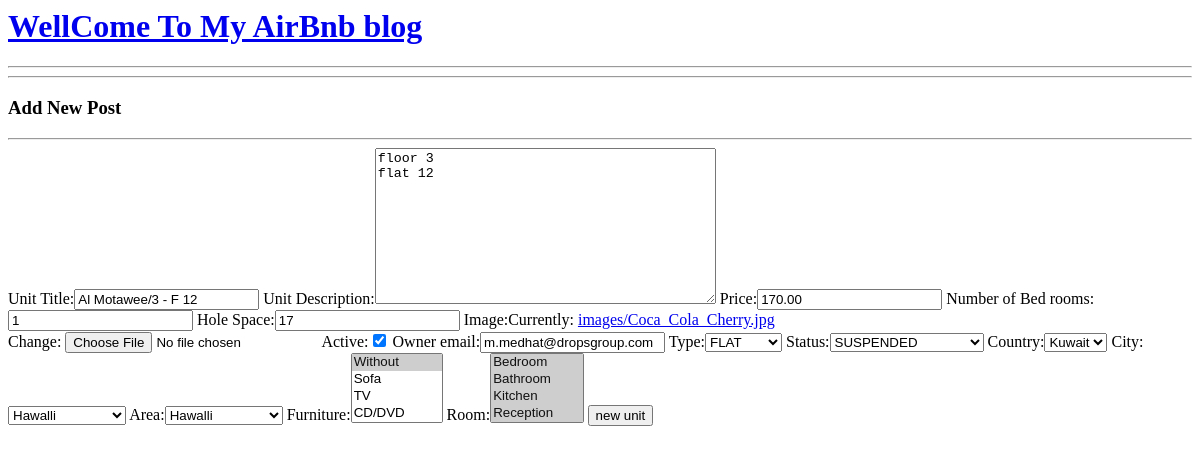
Before: /units/1/edit with the older database file.
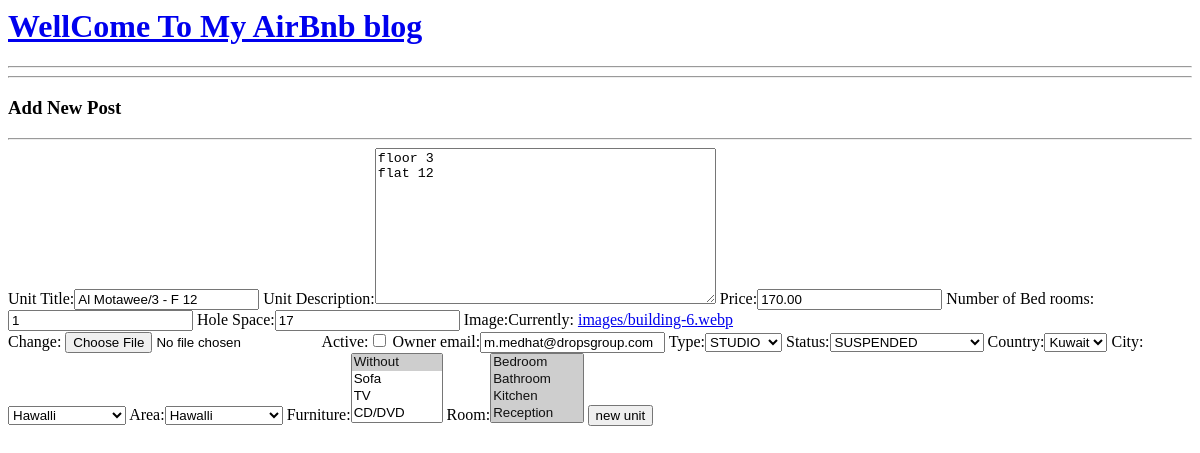
After: the same page with the newer database file.
### units/models.py (models this page shows, shortened)
class Unit(models.Model):
	title = models.CharField(max_length=60, verbose_name='Unit Title', unique=True ,) # Title
	description = models.TextField(max_length=500, verbose_name='Unit Description') # Description
	price = models.DecimalField(max_digits=10,decimal_places=2) # How much Price
	num_bedrooms = models.IntegerField( verbose_name='Number of Bed rooms') # Count of Closed Rooms
	hole_space = models.IntegerField( verbose_name='Hole Space') # Count of Closed Rooms
	image = models.ImageField(upload_to='images/') # Internal Images
	active = models.BooleanField(default=True) # Post Status
	owner_email = models.EmailField(default='m.medhat@dropsgroup.com') # Email
	type = models.CharField(choices=UNIT_TYPE , default='FLAT',max_length=20) # Unite Type
	status = models.CharField(choices=UNIT_STATUS , default='SUSPENDED',max_length=20) # Unite Status
	country = models.ForeignKey(Country, on_delete=models.CASCADE) # Country
	city = models.ForeignKey(City, on_delete=models.CASCADE) # City
	area = models.ForeignKey(Area, on_delete=models.CASCADE) # Area
	furniture = models.ManyToManyField(Furniture) # Furniture Type
	Room = models.ManyToManyField(Room) # Room Type
	created_at = models.DateTimeField(default=timezone.now) # Post Creation Date
	class Meta:
		verbose_name = 'Unit'
		verbose_name_plural = 'All Units'
		ordering = ('-active' ,'price' ,'title' ,)

class Country(models.Model):
	title = models.CharField(max_length=60, verbose_name='Country', )
	remarks = models.TextField(max_length=500, blank=True , null=True, verbose_name='Remarks') # Remarks
	def __str__(self):
		return self.title

class City(models.Model):
	title = models.CharField(max_length=60, verbose_name='City', )
	remarks = models.TextField(max_length=500, blank=True , null=True, verbose_name='Remarks') # Remarks
	def __str__(self):
		return self.title

class Area(models.Model):
	title = models.CharField(max_length=60, verbose_name='Area', )
	remarks = models.TextField(max_length=500, blank=True , null=True, verbose_name='Remarks') # Remarks
	def __str__(self):
		return self.title

### units/views.py (the view)
# urls.py: path('<int:id>/edit', edit_unit, name='edit_unit'),
def edit_unit(request,id):
    single_unit = Unit.objects.get(id=id)
    if request.method=='POST': # add new unit
        form = UnitForm(request.POST or None , request.FILES , instance=single_unit )
        if form.is_valid():
            form.save()
            return redirect(reverse('unit:edit_unit'))
    else: # show unit
        form = UnitForm(instance=single_unit)
    return render(request,'unit/new.html',{'form':form})

### units/forms.py
class UnitForm(forms.ModelForm):
    class Meta:
        model = Unit
        exclude = ['created_at',]

### units/models.py (called while the page is built)
	def __str__(self):
		return self.title

	def __str__(self):
		return self.title

### units/templates/unit/new.html (shortened to what this page needs)
<h1><a href="{% url 'unit:unit_list' %}"> WellCome To My AirBnb blog</a></h1>
<hr>
<hr>
<h3>Add New Post</h3>
<hr>
<form method ="POST" enctype="multipart/form-data">
    {{form}}
    <input type="submit" value="new unit">
</form>

Changed rows visible on the page:
changed Unit "floor 3 flat 12": active "☑" → "☐"; type "FLAT" → "STUDIO"
Other visible differences:
text no longer shown: "Unit Title: Unit Description: Price: Number of Bed rooms: Hole Space: Image: Currently: images/Coca_Cola_Cherry.jpg Change: Active: Owner email: Type: Status: Country: City: Area: Furniture: Room:"
text now shown: "Unit Title: Unit Description: Price: Number of Bed rooms: Hole Space: Image: Currently: images/building-6.webp Change: Active: Owner email: Type: Status: Country: City: Area: Furniture: Room:"
